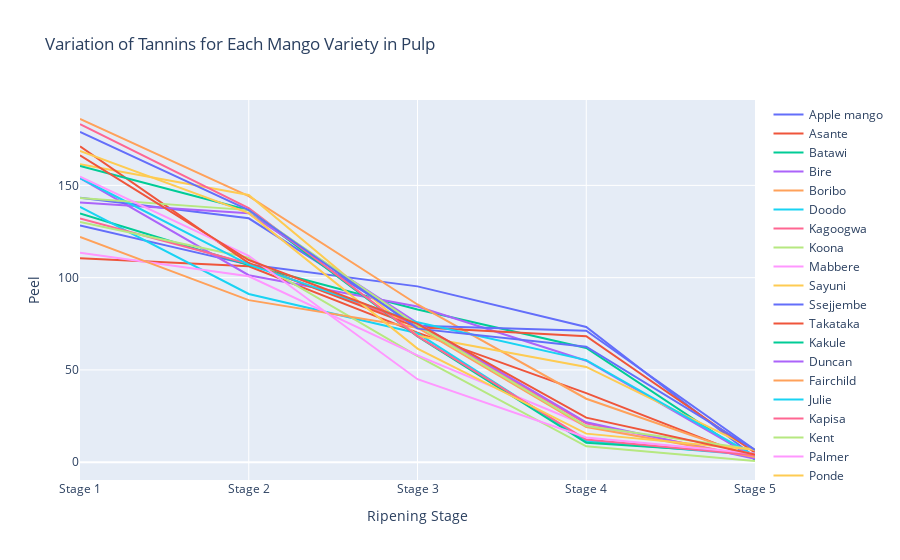

Source (notebook cell):
### Code cell
# Create traces for each mango variety
traces = []
for variety in data['Mango variety'].unique():
    subset = data[data['Mango variety'] == variety]
    trace = go.Scatter(x=subset['Ripening stage'], y=subset['Pulp'], mode='lines', name=variety)
    traces.append(trace)

# Create layout
layout = go.Layout(title='Variation of Tannins for Each Mango Variety in Pulp',
                   xaxis=dict(title='Ripening Stage'),
                   yaxis=dict(title='Peel'))

# Create figure
fig = go.Figure(data=traces, layout=layout)

# Plot figure
pio.show(fig)

### Figure 1 — Plotly figure (JSON) as saved in the notebook; plotly's stock layout.template omitted (floating-point values rounded to 4 significant figures)
{"data": [{"mode": "lines", "name": "Apple mango", "type": "scatter", "x": ["Stage 1", "Stage 2", "Stage 3", "Stage 4", "Stage 5"], "y": [128.3, 107.1, 95.27, 73.31, 2.69]}, {"mode": "lines", "name": "Asante", "type": "scatter", "x": ["Stage 1", "Stage 2", "Stage 3", "Stage 4", "Stage 5"], "y": [110.5, 106.1, 70.23, 37.44, 1.79]}, {"mode": "lines", "name": "Batawi", "type": "scatter", "x": ["Stage 1", "Stage 2", "Stage 3", "Stage 4", "Stage 5"], "y": [134.7, 106.8, 82.73, 61.88, 1.41]}, {"mode": "lines", "name": "Bire", "type": "scatter", "x": ["Stage 1", "Stage 2", "Stage 3", "Stage 4", "Stage 5"], "y": [154.0, 101.3, 84.37, 54.99, 2.35]}, {"mode": "lines", "name": "Boribo", "type": "scatter", "x": ["Stage 1", "Stage 2", "Stage 3", "Stage 4", "Stage 5"], "y": [186.0, 144.2, 85.46, 34.38, 2.66]}, {"mode": "lines", "name": "Doodo", "type": "scatter", "x": ["Stage 1", "Stage 2", "Stage 3", "Stage 4", "Stage 5"], "y": [138.4, 91.15, 69.84, 11.44, 3.76]}, {"mode": "lines", "name": "Kagoogwa", "type": "scatter", "x": ["Stage 1", "Stage 2", "Stage 3", "Stage 4", "Stage 5"], "y": [132.0, 107.5, 74.32, 20.98, 2.53]}, {"mode": "lines", "name": "Koona", "type": "scatter", "x": ["Stage 1", "Stage 2", "Stage 3", "Stage 4", "Stage 5"], "y": [130.2, 110.8, 57.47, 8.59, 0.64]}, {"mode": "lines", "name": "Mabbere", "type": "scatter", "x": ["Stage 1", "Stage 2", "Stage 3", "Stage 4", "Stage 5"], "y": [113.5, 100.8, 57.92, 19.89, 2.58]}, {"mode": "lines", "name": "Sayuni", "type": "scatter", "x": ["Stage 1", "Stage 2", "Stage 3", "Stage 4", "Stage 5"], "y": [161.5, 144.8, 68.46, 51.63, 6.8]}, {"mode": "lines", "name": "Ssejjembe", "type": "scatter", "x": ["Stage 1", "Stage 2", "Stage 3", "Stage 4", "Stage 5"], "y": [143.3, 132.2, 73.96, 71.27, 6.66]}, {"mode": "lines", "name": "Takataka", "type": "scatter", "x": ["Stage 1", "Stage 2", "Stage 3", "Stage 4", "Stage 5"], "y": [171.1, 107.9, 73.06, 68.24, 5.2]}, {"mode": "lines", "name": "Kakule", "type": "scatter", "x": ["Stage 1", "Stage 2", "Stage 3", "Stage 4", "Stage 5"], "y": [160.6, 136.6, 68.11, 10.58, 4.67]}, {"mode": "lines", "name": "Duncan", "type": "scatter", "x": ["Stage 1", "Stage 2", "Stage 3", "Stage 4", "Stage 5"], "y": [140.7, 134.9, 75.31, 21.63, 1.83]}, {"mode": "lines", "name": "Fairchild", "type": "scatter", "x": ["Stage 1", "Stage 2", "Stage 3", "Stage 4", "Stage 5"], "y": [122.0, 87.81, 72.86, 19.07, 2.86]}, {"mode": "lines", "name": "Julie", "type": "scatter", "x": ["Stage 1", "Stage 2", "Stage 3", "Stage 4", "Stage 5"], "y": [154, 107.0, 75.79, 55.32, 3.47]}, {"mode": "lines", "name": "Kapisa", "type": "scatter", "x": ["Stage 1", "Stage 2", "Stage 3", "Stage 4", "Stage 5"], "y": [183.2, 137.6, 68.33, 12.24, 3.81]}, {"mode": "lines", "name": "Kent", "type": "scatter", "x": ["Stage 1", "Stage 2", "Stage 3", "Stage 4", "Stage 5"], "y": [143.2, 136.6, 74.15, 19.58, 6.83]}, {"mode": "lines", "name": "Palmer", "type": "scatter", "x": ["Stage 1", "Stage 2", "Stage 3", "Stage 4", "Stage 5"], "y": [154.7, 111.9, 44.96, 13.4, 4.69]}, {"mode": "lines", "name": "Ponde", "type": "scatter", "x": ["Stage 1", "Stage 2", "Stage 3", "Stage 4", "Stage 5"], "y": [168.6, 135.0, 61.59, 15.47, 6.68]}, {"mode": "lines", "name": "Seena", "type": "scatter", "x": ["Stage 1", "Stage 2", "Stage 3", "Stage 4", "Stage 5"], "y": [178.9, 136.6, 72.38, 62.56, 6.62]}, {"mode": "lines", "name": "Tommy atkin", "type": "scatter", "x": ["Stage 1", "Stage 2", "Stage 3", "Stage 4", "Stage 5"], "y": [166.3, 109.6, 74.92, 24.14, 4.14]}], "layout": {"autosize": true, "title": {"text": "Variation of Tannins for Each Mango Variety in Pulp"}, "xaxis": {"autorange": true, "range": [0, 4], "title": {"text": "Ripening Stage"}, "type": "category"}, "yaxis": {"autorange": true, "range": [-9.657, 196.3], "title": {"text": "Peel"}, "type": "linear"}}}
